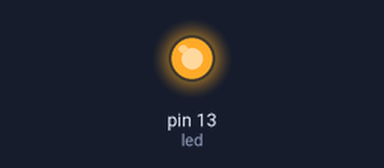
The sketch below on a simulated Arduino Uno, built with avr-gcc and run on an emulated ATmega328P. Shown: output pins drawn as LEDs (lit = HIGH).

Above: at 0.15 s.
At 5.6 s:
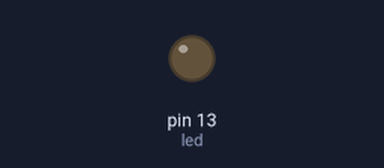
Timing chart, 0 to 7.9 s (numbered marks = the images above):
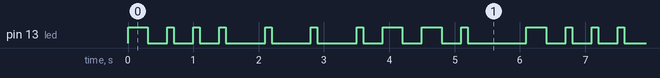

Measured:
- by itself, pin 13 (led): repeats every 6.1 s: 3 × (LOW 0.30 s, HIGH 0.10 s), 3 × (LOW 0.60 s, HIGH 0.10 s), 2 × (LOW 0.30 s, HIGH 0.30 s), LOW 0.30 s, HIGH 0.10 s, LOW 0.90 s, HIGH 0.30 s
- by itself, everything shown: repeats every 6.1 s, in 20 steps

The sketch:

beep.ino
```cpp
// "Beep"  - Blink 2.0
// Make an arduino beep in morse code.

int led = 13; // Trinket Pro onboard LED
void setup() {
  pinMode(led, OUTPUT);
}

void loop() {
  dash(); dot(); dot(); dot();       // B
  space();
  dot();                             // E
  space();
  dot();                             // E
  space();
  dot(); dash(); dash(); dot();      // P
  space(); space();
}

// Noise functions
void dot()   { beep(100); }
void dash()  { beep(300); }
void space() { digitalWrite(led,LOW); delay(300); }

// That beep.
void beep(int l) {
  digitalWrite(led, HIGH);
  delay(l);
  space();
}
```
